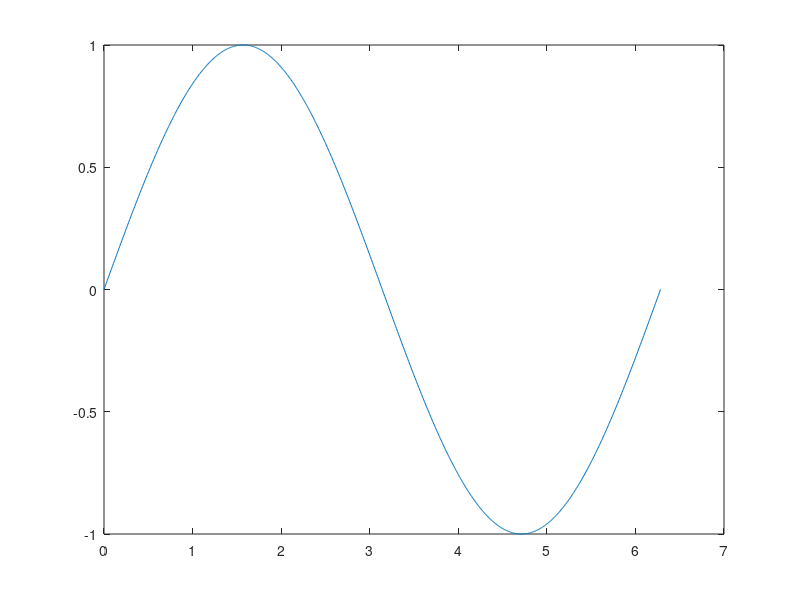

The MATLAB script that drew this image:
x = linspace(0,2*pi,1000);  %linspace 类似于冒号运算符“:”，但可以直接控制点数并始终包括端点。
y = sin(x);
plot(x,y);
set(gcf, 'Color', [1 1 1]); %Figure的默认辨识码为gcf,Axes的默认辨识码为gca

